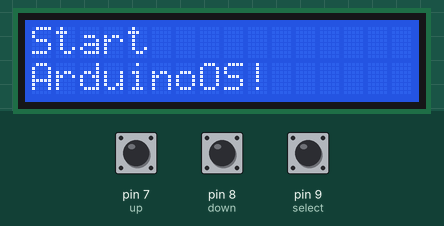
This sketch was run on a simulated Arduino Uno, built with avr-gcc and run on an emulated ATmega328P. Shown: 16×2 character LCD. The inputs (shaded band) are chosen by the test bench; at power-on: pin 8 (down) HIGH, pin 7 (up) HIGH, pin 9 (select) HIGH.

Above: at 2.2 s.
2.3 s: pin 8 (down) pulled LOW for 0.15 s
At 2.75 s:
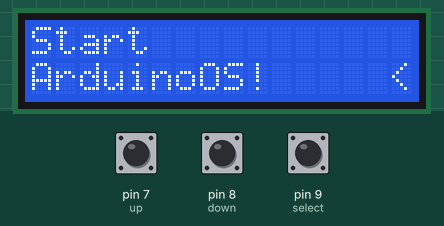
5.4 s: pin 7 (up) pulled LOW for 0.15 s
At 5.77 s:
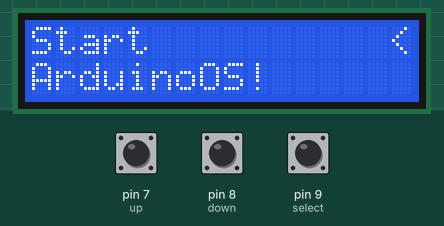
6.1 s: pin 8 (down) pulled LOW for 1 s
At 7.75 s:
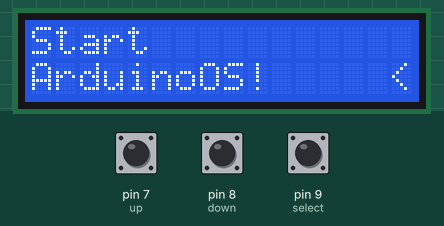
Timing chart, 0 to 9.2 s (numbered marks = the images above; inputs shaded):
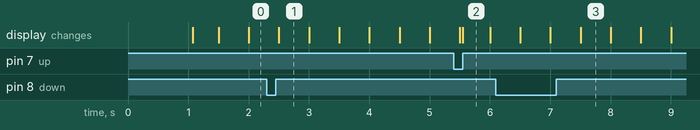

The sketch:

head.ino
```cpp
#include <LiquidCrystal.h>

LiquidCrystal lcd(12, 11, 5, 4, 3, 2);
int up = 7;
int down = 8;
int select = 9;

int menuindex = 0;
String mainmenu[3] = {"Start", "Some Options", "Exit"};
String options[3] = {"Option 1", "Option 2", "Option 3"};
String *currentmenu = mainmenu;
int currentmenulength = sizeof(currentmenu)/sizeof(currentmenu[0]);
//da faq ^
//idk, stackoverflow said so, and it worked
boolean uppressed = false;
boolean downpressed = false;
boolean selectpressed = false;
boolean topcursor = true;

String formatForLCD(String _s)
{
  if(_s.length()>15)
    return _s.substring(0, 15);
  String ret = _s;
  for(int i = _s.length(); i<15; i++)
  {
    ret = ret + " ";
  }
  return ret;
}

void blinkSelect()
{
  if ((millis()/500)%2==1)
  {
    //odd second
    if(topcursor)
    {
      lcd.setCursor(15,1);
      lcd.print(" ");
      lcd.setCursor(15,0);
    }
    else
    {
      lcd.setCursor(15,0);
      lcd.print(" ");
      lcd.setCursor(15,1);
    }
    lcd.print("<");
  }
  else
  {
    //even second
    if(topcursor)
    {
      lcd.setCursor(15,1);
      lcd.print(" ");
      lcd.setCursor(15,0);
    }
    else
    {
      lcd.setCursor(15,0);
      lcd.print(" ");
      lcd.setCursor(15,1);
    }
    lcd.print(" ");
  }
}

void setupMenu(String _menu[])
{
  lcd.print(formatForLCD(_menu[0]));
  lcd.setCursor(0, 1);
  if(currentmenulength>1)
  {
    lcd.print(formatForLCD(_menu[1]));
    lcd.setCursor(0, 0);
  }
}

void selectItem(int _menuindex, String _currentmenu[])
{
  if(_currentmenu[_menuindex]=="Some Options")
  {
    menuindex=0;
    topcursor=true;
    currentmenu = options;
    setupMenu(options);
  }
}

void navigateUp(int _menuindex, String _menu[])
{
  //only occurs when the cursor is at the top
  if (_menuindex-1>=0)
  {
    lcd.setCursor(0,0);
    lcd.print(formatForLCD(_menu[_menuindex-1]));
    lcd.setCursor(0,1);
    lcd.print(formatForLCD(_menu[_menuindex]));
  }
}

void navigateDown(int _menuindex, String _menu[])
{
  //only occurs when the cursor is at the bottom
  if (_menuindex+1<currentmenulength)
  {
    lcd.setCursor(0,0);
    lcd.print(formatForLCD(_menu[_menuindex]));
    lcd.setCursor(0,1);
    lcd.print(formatForLCD(_menu[_menuindex+1]));
  }
}

void setup()
{
  Serial.begin(9600);
  lcd.begin(16, 2);
  lcd.print("Welcome to");
  lcd.setCursor(0, 1);
  lcd.print("ArduinoOS!");
  lcd.setCursor(0, 0);
  pinMode(up, INPUT_PULLUP);
  pinMode(down, INPUT_PULLUP);
  pinMode(select, INPUT_PULLUP);
  delay(1000);
  setupMenu(mainmenu);
}

void loop()
{
  blinkSelect();
  currentmenulength = sizeof(currentmenu)/sizeof(currentmenu[0]);

  //up button code
  if(digitalRead(up)==LOW)
  {
    uppressed = true;
  }
  else if (uppressed==true)
  {
    //button has been released after a press, do action
    uppressed = false;
    if (topcursor==false)
    {
      //cursor is on the bottom, no need to navigate up
      topcursor = true;
    }
    else
    {
      //cursor is on the top
      navigateUp(menuindex, mainmenu);
    }
    menuindex--;
    if (menuindex<0)
      menuindex=0;
  }

  //down button code
  else if(digitalRead(down)==LOW)
  {
    downpressed = true;
  }
  else if (downpressed==true)
  {
    //button has been released after a press, do action
    downpressed = false;
    if (topcursor)
    {
      //cursor is on the top, no need to navigate down
      topcursor = false;
    }
    else
    {
      //cursor is on the bottom
      navigateDown(menuindex, mainmenu);
    }
    menuindex++;
    if (menuindex>=currentmenulength)
      menuindex=currentmenulength-1;
  }

  //select button code
  else if(digitalRead(select)==LOW)
  {
    selectpressed = true;
  }
  else if (selectpressed==true)
  {
    //button has been released after a press, do action
    selectpressed = false;
    selectItem(menuindex, currentmenu);
  }
}
```

Measured:
- after the input at 2.3 s, the display: changes after 0.20 s (image 1)
- after the input at 5.4 s, the display: first differs from a run without the input after 0.15 s (image 2)
- after the input at 6.1 s, the display: first differs from a run without the input after 1.4 s (image 3)
- what the display in image 1 shows lasts 0.5 s, from 2.5 s to 3.0 s
